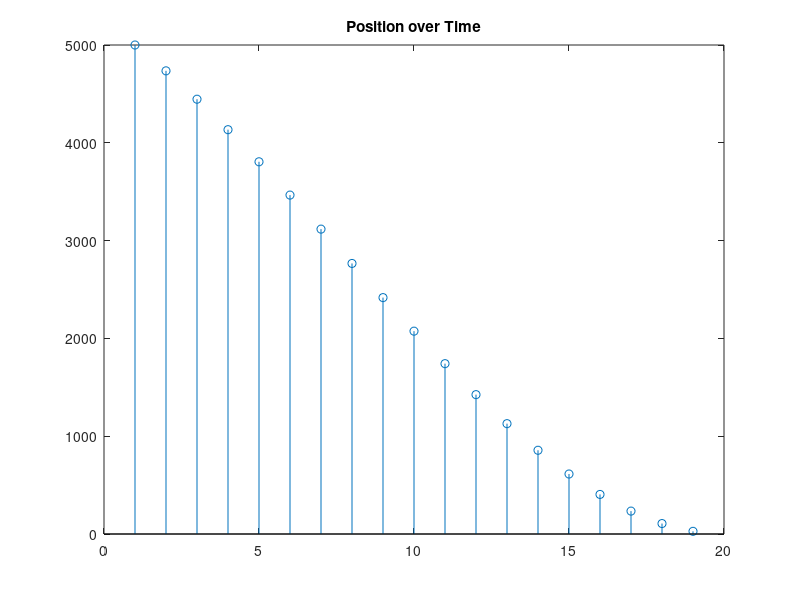
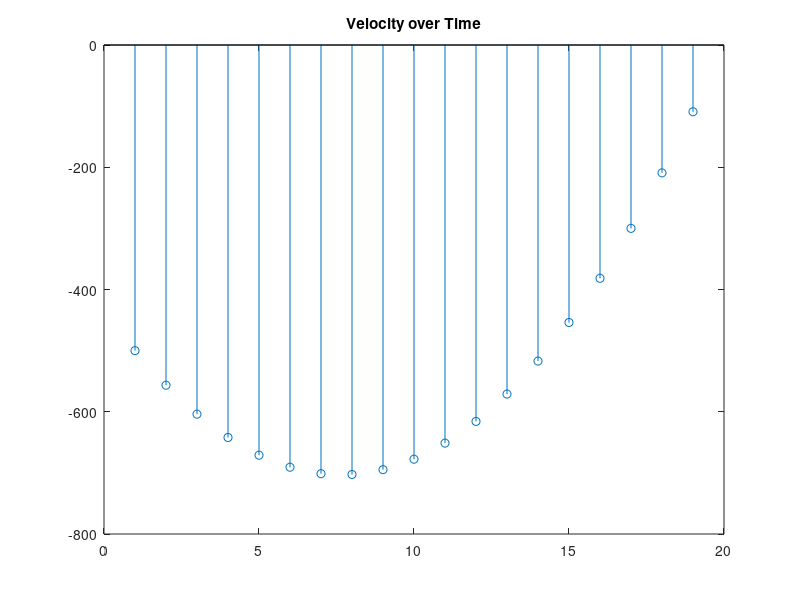
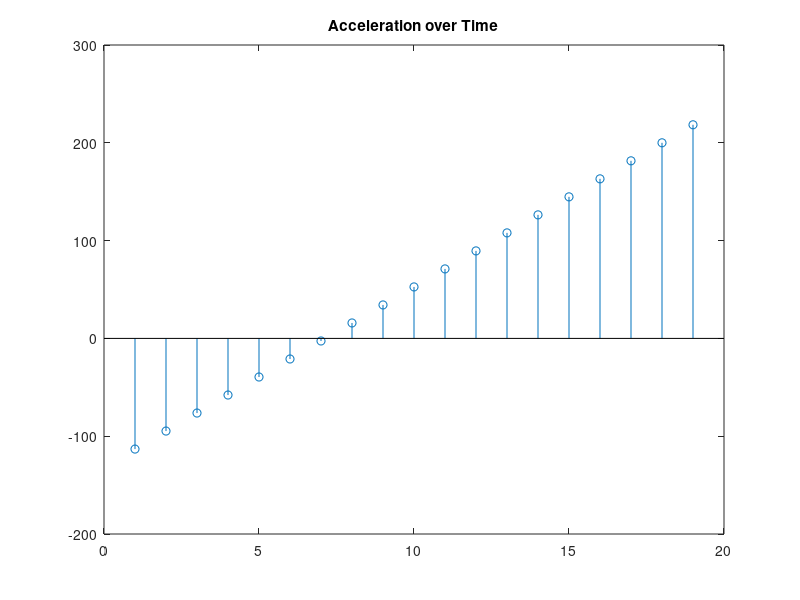
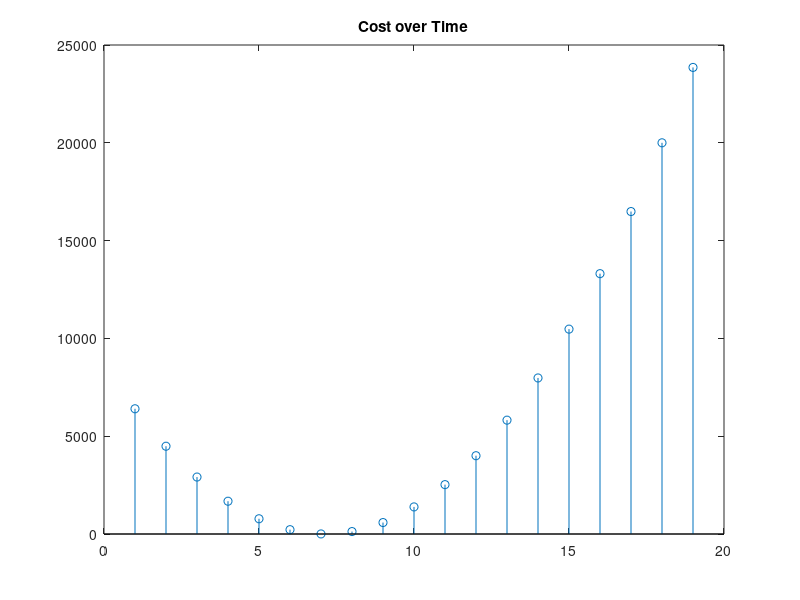

MATLAB code for these plots, in order:
%% Week 7 Problem 3
% Lunar Lander Problem


T = 0.5;

A = [1 T; 0 1];
B = [(T^2)/2; T];



IC = [5000; -500];
CT = B;

for n=1:18
    a=A^n*B;
    CT = [CT a];
end
P_inv = CT'*inv(CT*CT');
u = P_inv*([0;0]-A^19*IC);
u = flipud(u)';

x = [];
x = [x, IC];
for n=1:18
    x = [x, A*x(:,n)+B*u(n)];
end
figure(1)
stem(1:19, x(1,:))
title('Position over Time')
figure(2)
stem(1:19, x(2,:))
title('Velocity over Time')
figure(3)
stem(1:19, u)
title('Acceleration over Time')
J = [];
for n=1:19
    J = [J, 1/2*(u(n))^2];
end
figure(4)
stem(1:19, J)
title('Cost over Time')
